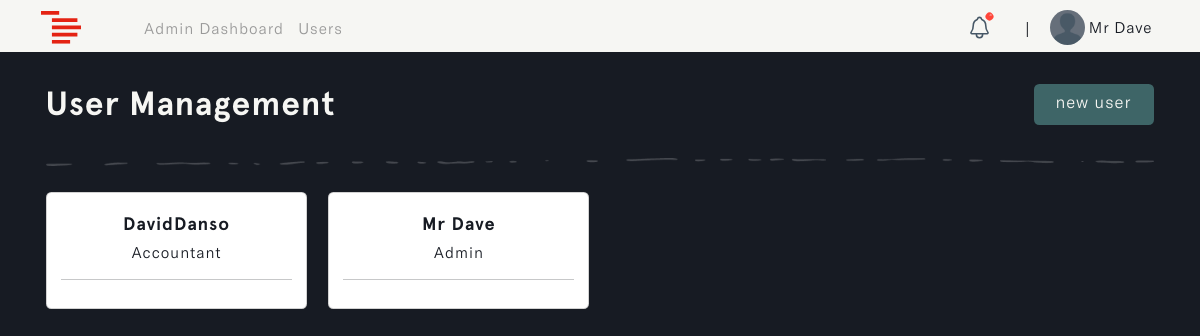
/admins/manage-users/ (signed in), run on an earlier commit of the app's database.
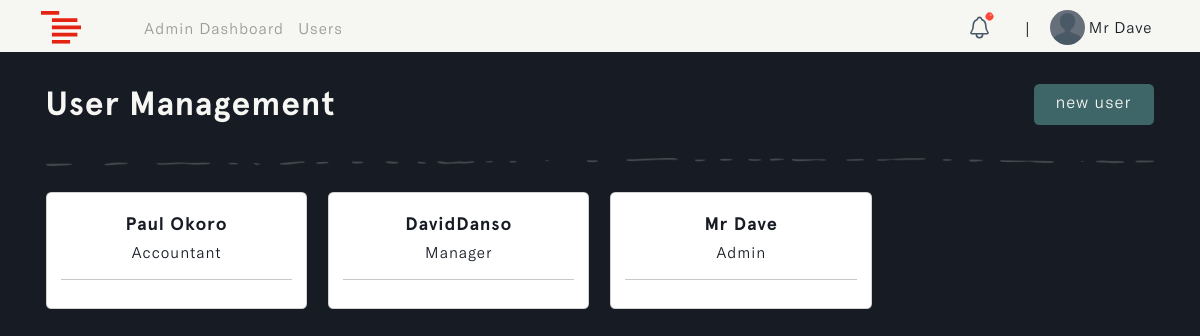
And on a later commit of the database.
### accounts/models.py (models this page shows, shortened)
class User(AbstractUser):
    ROLES = (
        ('admin', 'Admin'),
        ('accountant', 'Accountant'),
        ('manager', 'Manager'),
    )
    role = models.CharField(max_length=20, choices=ROLES, default='admin')

class Profile(models.Model):
    user = models.OneToOneField(settings.AUTH_USER_MODEL, on_delete=models.CASCADE, blank=True, null=True)
    name = models.CharField(max_length=255, unique=True)
    username = models.CharField(max_length=255, unique=True, blank=True, null=True)
    email = models.EmailField(max_length=255, unique=True)
    updated_time_stamp = models.DateTimeField(auto_now=True)
    created_time_stamp = models.DateTimeField(auto_now_add=True)
    id = models.UUIDField(default=uuid.uuid4, primary_key=True, unique=True, editable=False)

### u_admin/views.py (the view)
# urls.py: path('manage-users/', views.user_management, name='users'),
@login_required
def user_management(request):
    if request.user.role != 'admin':
        return redirect('login')
    users = Profile.objects.all()
    if request.method == 'POST':
        form = UserCreationForm(request.POST)
        if form.is_valid():
            user = form.save(commit=False)
            user.username = user.username.lower()
            user.save()
            return redirect('users')
    else:
        form = UserCreationForm()
    context = {'users': users, 'form': form}
    return render(request, 'u_admin/user_management.html', context)

### u_admin/templates/u_admin/user_management.html (shortened to what this page needs)
{% load static %}
{% load humanize %}
<!DOCTYPE html>
<html lang="en" class="js has-scroll-init has-scroll-smooth">
  <head>
    <link rel="stylesheet" href="{% static '/css/bootstrap.min.css' %}" />
    <link rel="stylesheet" href="{% static '/css/user_management.css' %}" />
  </head>
  <body
    id="pageTop"
    class="page-content"
    data-spy="scroll"
    data-target="#mainNav"
  >
    {% include 'nav.html' %}
    <main>
      <div data-scroll class="page page--layout-2" id="main">
        <div id="hero">
          <div class="container-fluid">
            <div class="hero-intro">
              <h1>
                User Management
                <button
                  data-bs-toggle="offcanvas"
                  data-bs-target="#offcanvasRight"
                  aria-controls="offcanvasRight"
                  class="px-4 btn"
                  id="new_user"
                >
                   new user
                </button>
              </h1>
              <img
                src="{% static 'images/line.png'%}"
                class="img-fluid d-flex mx-auto"
                id="page_line"
                alt="page_line"
              />
              <div class="row" id="user_cards">
                {% for user in users reversed %}
                <div class="col-md-3">
                  <div class="card">
                    <div class="card-body">
                      <h5>{{ user.name }}</h5>
                      <h6 id="user_role">
                        <span>{{ user.user.get_role_display }}</span>
                      </h6>
                      <hr id="line" />
                    </div>
                  </div>
                </div>
                {% endfor %}
              </div>
            </div>
          </div>
        </div>
      </div>
    </main>
  </body>
</html>

### templates/nav.html (shortened to what this page needs)
{% load static %}
{% load active_link_tags %}
<nav class="navbar navbar-expand-lg fixed-top menu" id="mainNav">
  <div class="container">
    <a class="navbar-brand" href="#">
      <img
        src="{% static 'images/logo.svg' %}"
        class="img-fluid"
        id="logo"
        alt="logo"
      />
    </a>
    <div class="collapse navbar-collapse" id="navbarSupportedContent">
      {% if request.user.role == 'admin' %}
      <ul class="navbar-nav me-auto mb-2 mb-lg-0 left--links">
        <li class="nav-item">
          <a
            class="nav-link {% active_link 'dashboard' %}"
            href="{% url 'dashboard' %}"
            >Admin Dashboard</a
          >
        </li>
        <li class="nav-item">
          <a class="nav-link {% active_link 'users' %}" href="{% url 'users' %}"
            >Users</a
          >
        </li>
      </ul>
      {% endif %}
      <ul class="navbar-nav mb-2 mb-lg-0" id="rightNav">
        <li class="nav-item align-self-center">
          <a class="nav-link" href="#">
            <img
              id="notification_img"
              src="{% static '/images/notifications-outline.svg' %}"
              class="img-fluid"
              alt="notification_img"
            />
            <sup
              ><img
                id="notification_dot"
                src="{% static '/images/dot.svg' %}"
                class="img-fluid"
                alt="notification_dot"
            /></sup>
          </a>
        </li>
        <li class="nav-item align-self-center" id="nav_span"><span>|</span></li>
        <li class="nav-item dropdown">
          <a class="nav-link" href="{% url 'profile' %}">
            <img
              id="profile_img"
              src="{% static '/images/default-avatar.png' %}"
              class="img-fluid rounded-circle"
              alt="profile_img"
            />
            <small>{{request.user.profile.name}}</small>
          </a>
        </li>
      </ul>
    </div>
  </div>
</nav>

### u_admin/templates/u_admin/add-new-user.html (shortened to what this page needs)
{% load static %}
{% load humanize %}

### static/css/user_management.css (style rules this page uses)
*, *::after, *::before { box-sizing: border-box; margin: 0; padding: 0; }
html, body { box-sizing: border-box; font-size: 14px; margin: 0; padding: 0; width: 100%; overflow-x: hidden; background: var(--main-color); -webkit-font-smoothing: antialiased; -moz-osx-font-smoothing: grayscale; scroll-behavior: smooth; }
a { text-decoration: none; }
.page-content { --main-color: #171b23; --text-color: #f6f6f3; --header-font: "Apercu-Bold"; --text-font: "GTAmerica-Light"; }
a { text-decoration: none; color: var(--accent-color); }
#mainNav { transform: translateY(0); transition: padding-top 0.3s, padding-bottom 0.3s; padding-top: 3px; padding-bottom: 0px; background: var(--text-color); transform: translateY(0); opacity: 1; z-index: 9; width: 100vw; }
#profile_img { width: 35px; }
#mainNav small { font-size: 1.2rem; font-family: var(--text-font); color: var(--main-color); letter-spacing: 1px; vertical-align: middle; }
#mainNav .navbar-brand { color: #8858d1; }
.left--links a { font-family: var(--text-font); color: #999; letter-spacing: 1px; font-size: 1.2rem; line-height: normal; }
#nav_span { margin-left: 12px; margin-right: 12px; }
#notification_img { width: 25px; vertical-align: middle; }
#notification_dot { width: 9px; margin-left: -28%; margin-top: -35%; }
#hero { margin-top: 7%; }
.hero-intro { margin: 3%; }
.hero-intro h1 { font-size: 4.2vh; font-family: var(--header-font); color: var(--text-color); letter-spacing: 1px; margin-bottom: 2%; }
#new_user { color: var(--text-color); letter-spacing: 1px; font-family: var(--text-font); font-size: 1.2rem; float: right; cursor: pointer; line-height: 1.4; background-color: #3e6567; transition: all 0.5s ease-in-out; }
#user_cards .card { margin-top: 10%; }
#user_cards h5 { color: var(--main-color); letter-spacing: 1px; font-family: var(--header-font); font-size: 1.3rem; text-transform: capitalize; text-align: center; margin-top: 3%; }
#user_cards h6 { color: var(--main-color); letter-spacing: 1px; font-family: var(--text-font); font-size: 1.1rem; text-align: center; }
#page_line { margin-top: 3%; }
@media (min-width: 1200px) { #mainNav small { font-size: 1.1rem; } }
@media (min-width: 1200px) { .left--links { margin-left: 4%; } }
@media (min-width: 1200px) { .left--links a { font-size: 1.1rem; } }

What changed in the data, as far as the page shows it:
added Profile: name "Paul Okoro", user.role "Accountant"
changed Profile "DavidDanso": user.role "Accountant" → "Manager"
